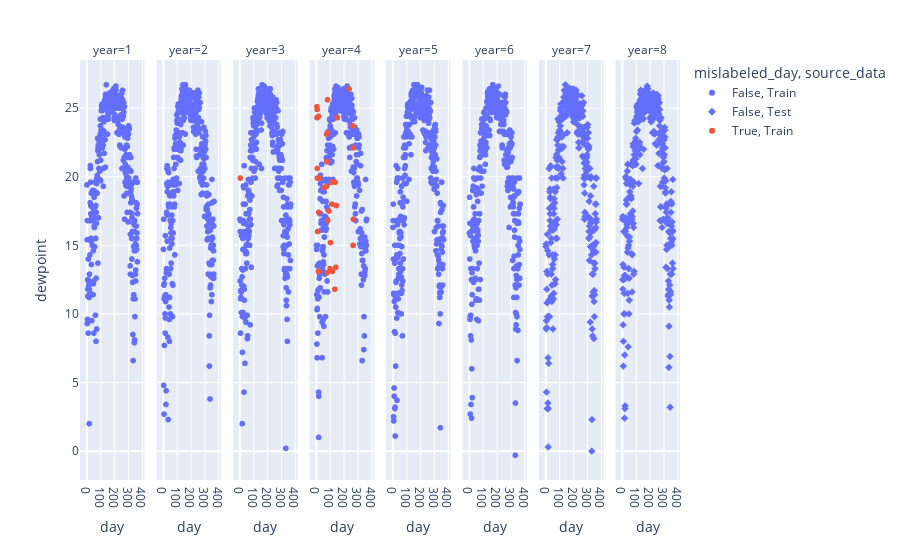
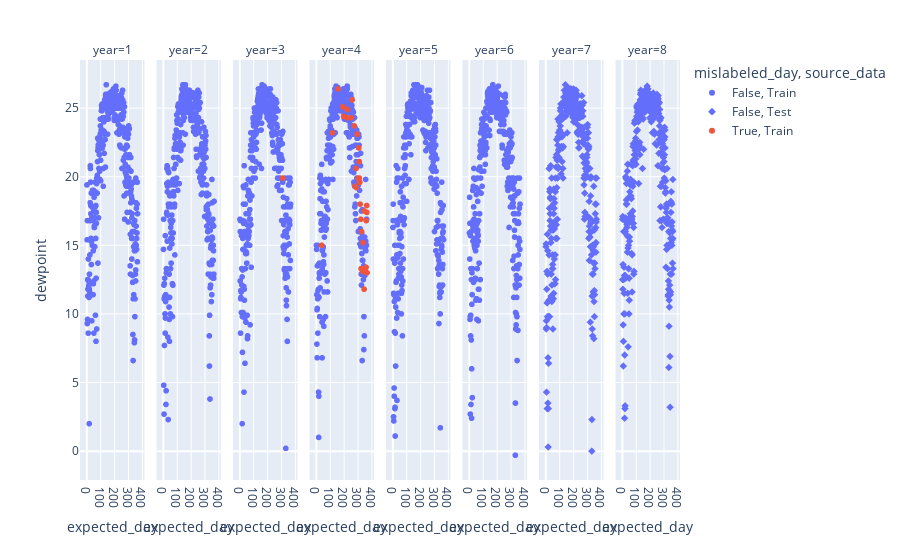
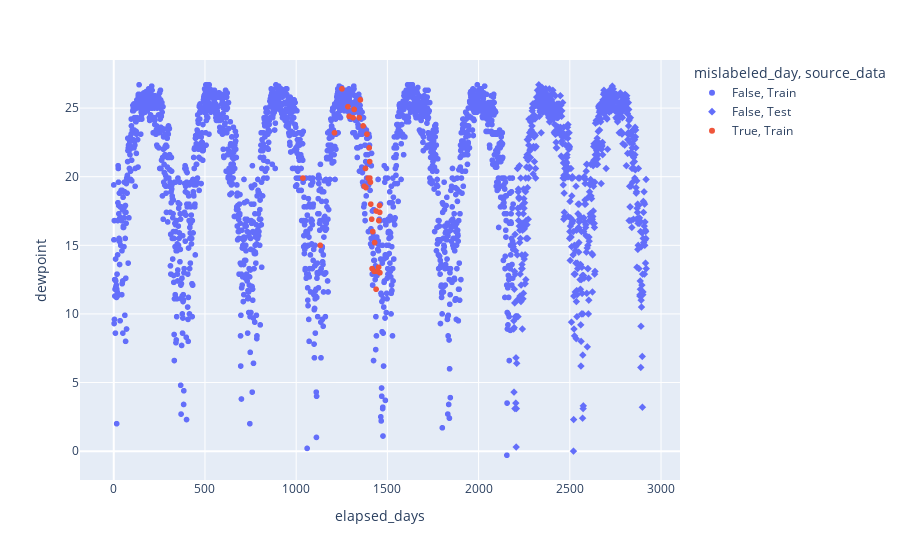

These figures' notebook cell, in order:
### Code cell
fig = px.scatter(combined_df, x='day', y='dewpoint', symbol='source_data', color='mislabeled_day', facet_col='year')
fig.show()
fig = px.scatter(combined_df, x='expected_day', y='dewpoint', symbol='source_data', color='mislabeled_day', facet_col='year')
fig.show()
fig = px.scatter(combined_df, x='elapsed_days', y='dewpoint', symbol='source_data', color='mislabeled_day')
fig.show()

### Figure 1 — Plotly figure (JSON) as saved in the notebook; plotly's stock layout.template omitted (floating-point values rounded to 4 significant figures; data arrays with more than 128 entries replaced by an {"elided": "..."} marker saying what was removed)
{"data": [{"hovertemplate": "mislabeled_day=False<br>source_data=Train<br>year=1<br>day=%{x}<br>dewpoint=%{y}<extra></extra>", "legendgroup": "False, Train", "marker": {"color": "#636efa", "symbol": "circle"}, "mode": "markers", "name": "False, Train", "showlegend": true, "type": "scattergl", "x": {"elided": "365 int values"}, "xaxis": "x", "y": {"elided": "365 float values"}, "yaxis": "y"}, {"hovertemplate": "mislabeled_day=False<br>source_data=Train<br>year=2<br>day=%{x}<br>dewpoint=%{y}<extra></extra>", "legendgroup": "False, Train", "marker": {"color": "#636efa", "symbol": "circle"}, "mode": "markers", "name": "False, Train", "showlegend": false, "type": "scattergl", "x": {"elided": "365 int values"}, "xaxis": "x2", "y": {"elided": "365 float values"}, "yaxis": "y2"}, {"hovertemplate": "mislabeled_day=False<br>source_data=Train<br>year=3<br>day=%{x}<br>dewpoint=%{y}<extra></extra>", "legendgroup": "False, Train", "marker": {"color": "#636efa", "symbol": "circle"}, "mode": "markers", "name": "False, Train", "showlegend": false, "type": "scattergl", "x": {"elided": "364 int values"}, "xaxis": "x3", "y": {"elided": "364 float values"}, "yaxis": "y3"}, {"hovertemplate": "mislabeled_day=False<br>source_data=Train<br>year=4<br>day=%{x}<br>dewpoint=%{y}<extra></extra>", "legendgroup": "False, Train", "marker": {"color": "#636efa", "symbol": "circle"}, "mode": "markers", "name": "False, Train", "showlegend": false, "type": "scattergl", "x": {"elided": "331 int values"}, "xaxis": "x4", "y": {"elided": "331 float values"}, "yaxis": "y4"}, {"hovertemplate": "mislabeled_day=False<br>source_data=Train<br>year=5<br>day=%{x}<br>dewpoint=%{y}<extra></extra>", "legendgroup": "False, Train", "marker": {"color": "#636efa", "symbol": "circle"}, "mode": "markers", "name": "False, Train", "showlegend": false, "type": "scattergl", "x": {"elided": "365 int values"}, "xaxis": "x5", "y": {"elided": "365 float values"}, "yaxis": "y5"}, {"hovertemplate": "mislabeled_day=False<br>source_data=Train<br>year=6<br>day=%{x}<br>dewpoint=%{y}<extra></extra>", "legendgroup": "False, Train", "marker": {"color": "#636efa", "symbol": "circle"}, "mode": "markers", "name": "False, Train", "showlegend": false, "type": "scattergl", "x": {"elided": "365 int values"}, "xaxis": "x6", "y": {"elided": "365 float values"}, "yaxis": "y6"}, {"hovertemplate": "mislabeled_day=False<br>source_data=Test<br>year=7<br>day=%{x}<br>dewpoint=%{y}<extra></extra>", "legendgroup": "False, Test", "marker": {"color": "#636efa", "symbol": "diamond"}, "mode": "markers", "name": "False, Test", "showlegend": true, "type": "scattergl", "x": {"elided": "365 int values"}, "xaxis": "x7", "y": {"elided": "365 float values"}, "yaxis": "y7"}, {"hovertemplate": "mislabeled_day=False<br>source_data=Test<br>year=8<br>day=%{x}<br>dewpoint=%{y}<extra></extra>", "legendgroup": "False, Test", "marker": {"color": "#636efa", "symbol": "diamond"}, "mode": "markers", "name": "False, Test", "showlegend": false, "type": "scattergl", "x": {"elided": "365 int values"}, "xaxis": "x8", "y": {"elided": "365 float values"}, "yaxis": "y8"}, {"hovertemplate": "mislabeled_day=True<br>source_data=Train<br>year=3<br>day=%{x}<br>dewpoint=%{y}<extra></extra>", "legendgroup": "True, Train", "marker": {"color": "#EF553B", "symbol": "circle"}, "mode": "markers", "name": "True, Train", "showlegend": true, "type": "scattergl", "x": [3], "xaxis": "x3", "y": [19.9], "yaxis": "y3"}, {"hovertemplate": "mislabeled_day=True<br>source_data=Train<br>year=4<br>day=%{x}<br>dewpoint=%{y}<extra></extra>", "legendgroup": "True, Train", "marker": {"color": "#EF553B", "symbol": "circle"}, "mode": "markers", "name": "True, Train", "showlegend": false, "type": "scattergl", "x": [265, 80, 236, 4, 16, 5, 6, 151, 81, 264, 74, 7, 57, 75, 8, 266, 76, 22, 135, 111, 112, 267, 99, 9, 116, 102, 133, 91, 15, 140, 82, 144, 17, 78], "xaxis": "x4", "y": [15, 23.2, 26.4, 25.1, 24.4, 24.3, 24.9, 24.3, 25.6, 23.7, 19.3, 20.6, 19.2, 23.1, 19.9, 22.1, 21.1, 19.9, 19.6, 19.6, 18, 16.9, 13.3, 16, 13.1, 15.2, 11.8, 17.5, 13.1, 13.4, 16.8, 17.9, 17.4, 13], "yaxis": "y4"}], "layout": {"annotations": [{"font": {}, "showarrow": false, "text": "year=1", "x": 0.05375, "xanchor": "center", "xref": "paper", "y": 1, "yanchor": "bottom", "yref": "paper"}, {"font": {}, "showarrow": false, "text": "year=2", "x": 0.1812, "xanchor": "center", "xref": "paper", "y": 1, "yanchor": "bottom", "yref": "paper"}, {"font": {}, "showarrow": false, "text": "year=3", "x": 0.3087, "xanchor": "center", "xref": "paper", "y": 1, "yanchor": "bottom", "yref": "paper"}, {"font": {}, "showarrow": false, "text": "year=4", "x": 0.4363, "xanchor": "center", "xref": "paper", "y": 1, "yanchor": "bottom", "yref": "paper"}, {"font": {}, "showarrow": false, "text": "year=5", "x": 0.5637, "xanchor": "center", "xref": "paper", "y": 1, "yanchor": "bottom", "yref": "paper"}, {"font": {}, "showarrow": false, "text": "year=6", "x": 0.6912, "xanchor": "center", "xref": "paper", "y": 1, "yanchor": "bottom", "yref": "paper"}, {"font": {}, "showarrow": false, "text": "year=7", "x": 0.8188, "xanchor": "center", "xref": "paper", "y": 1, "yanchor": "bottom", "yref": "paper"}, {"font": {}, "showarrow": false, "text": "year=8", "x": 0.9463, "xanchor": "center", "xref": "paper", "y": 1, "yanchor": "bottom", "yref": "paper"}], "legend": {"title": {"text": "mislabeled_day, source_data"}, "tracegroupgap": 0}, "margin": {"t": 60}, "xaxis": {"anchor": "y", "domain": [0, 0.1075], "title": {"text": "day"}}, "xaxis2": {"anchor": "y2", "domain": [0.1275, 0.235], "matches": "x", "title": {"text": "day"}}, "xaxis3": {"anchor": "y3", "domain": [0.255, 0.3625], "matches": "x", "title": {"text": "day"}}, "xaxis4": {"anchor": "y4", "domain": [0.3825, 0.49], "matches": "x", "title": {"text": "day"}}, "xaxis5": {"anchor": "y5", "domain": [0.51, 0.6175], "matches": "x", "title": {"text": "day"}}, "xaxis6": {"anchor": "y6", "domain": [0.6375, 0.745], "matches": "x", "title": {"text": "day"}}, "xaxis7": {"anchor": "y7", "domain": [0.765, 0.8725], "matches": "x", "title": {"text": "day"}}, "xaxis8": {"anchor": "y8", "domain": [0.8925, 1], "matches": "x", "title": {"text": "day"}}, "yaxis": {"anchor": "x", "domain": [0, 1], "title": {"text": "dewpoint"}}, "yaxis2": {"anchor": "x2", "domain": [0, 1], "matches": "y", "showticklabels": false}, "yaxis3": {"anchor": "x3", "domain": [0, 1], "matches": "y", "showticklabels": false}, "yaxis4": {"anchor": "x4", "domain": [0, 1], "matches": "y", "showticklabels": false}, "yaxis5": {"anchor": "x5", "domain": [0, 1], "matches": "y", "showticklabels": false}, "yaxis6": {"anchor": "x6", "domain": [0, 1], "matches": "y", "showticklabels": false}, "yaxis7": {"anchor": "x7", "domain": [0, 1], "matches": "y", "showticklabels": false}, "yaxis8": {"anchor": "x8", "domain": [0, 1], "matches": "y", "showticklabels": false}}}

### Figure 2 — Plotly figure (JSON) as saved in the notebook; plotly's stock layout.template omitted (floating-point values rounded to 4 significant figures; data arrays with more than 128 entries replaced by an {"elided": "..."} marker saying what was removed)
{"data": [{"hovertemplate": "mislabeled_day=False<br>source_data=Train<br>year=1<br>expected_day=%{x}<br>dewpoint=%{y}<extra></extra>", "legendgroup": "False, Train", "marker": {"color": "#636efa", "symbol": "circle"}, "mode": "markers", "name": "False, Train", "showlegend": true, "type": "scattergl", "x": {"elided": "365 int values"}, "xaxis": "x", "y": {"elided": "365 float values"}, "yaxis": "y"}, {"hovertemplate": "mislabeled_day=False<br>source_data=Train<br>year=2<br>expected_day=%{x}<br>dewpoint=%{y}<extra></extra>", "legendgroup": "False, Train", "marker": {"color": "#636efa", "symbol": "circle"}, "mode": "markers", "name": "False, Train", "showlegend": false, "type": "scattergl", "x": {"elided": "365 int values"}, "xaxis": "x2", "y": {"elided": "365 float values"}, "yaxis": "y2"}, {"hovertemplate": "mislabeled_day=False<br>source_data=Train<br>year=3<br>expected_day=%{x}<br>dewpoint=%{y}<extra></extra>", "legendgroup": "False, Train", "marker": {"color": "#636efa", "symbol": "circle"}, "mode": "markers", "name": "False, Train", "showlegend": false, "type": "scattergl", "x": {"elided": "364 int values"}, "xaxis": "x3", "y": {"elided": "364 float values"}, "yaxis": "y3"}, {"hovertemplate": "mislabeled_day=False<br>source_data=Train<br>year=4<br>expected_day=%{x}<br>dewpoint=%{y}<extra></extra>", "legendgroup": "False, Train", "marker": {"color": "#636efa", "symbol": "circle"}, "mode": "markers", "name": "False, Train", "showlegend": false, "type": "scattergl", "x": {"elided": "331 int values"}, "xaxis": "x4", "y": {"elided": "331 float values"}, "yaxis": "y4"}, {"hovertemplate": "mislabeled_day=False<br>source_data=Train<br>year=5<br>expected_day=%{x}<br>dewpoint=%{y}<extra></extra>", "legendgroup": "False, Train", "marker": {"color": "#636efa", "symbol": "circle"}, "mode": "markers", "name": "False, Train", "showlegend": false, "type": "scattergl", "x": {"elided": "365 int values"}, "xaxis": "x5", "y": {"elided": "365 float values"}, "yaxis": "y5"}, {"hovertemplate": "mislabeled_day=False<br>source_data=Train<br>year=6<br>expected_day=%{x}<br>dewpoint=%{y}<extra></extra>", "legendgroup": "False, Train", "marker": {"color": "#636efa", "symbol": "circle"}, "mode": "markers", "name": "False, Train", "showlegend": false, "type": "scattergl", "x": {"elided": "365 int values"}, "xaxis": "x6", "y": {"elided": "365 float values"}, "yaxis": "y6"}, {"hovertemplate": "mislabeled_day=False<br>source_data=Test<br>year=7<br>expected_day=%{x}<br>dewpoint=%{y}<extra></extra>", "legendgroup": "False, Test", "marker": {"color": "#636efa", "symbol": "diamond"}, "mode": "markers", "name": "False, Test", "showlegend": true, "type": "scattergl", "x": {"elided": "365 int values"}, "xaxis": "x7", "y": {"elided": "365 float values"}, "yaxis": "y7"}, {"hovertemplate": "mislabeled_day=False<br>source_data=Test<br>year=8<br>expected_day=%{x}<br>dewpoint=%{y}<extra></extra>", "legendgroup": "False, Test", "marker": {"color": "#636efa", "symbol": "diamond"}, "mode": "markers", "name": "False, Test", "showlegend": false, "type": "scattergl", "x": {"elided": "365 int values"}, "xaxis": "x8", "y": {"elided": "365 float values"}, "yaxis": "y8"}, {"hovertemplate": "mislabeled_day=True<br>source_data=Train<br>year=3<br>expected_day=%{x}<br>dewpoint=%{y}<extra></extra>", "legendgroup": "True, Train", "marker": {"color": "#EF553B", "symbol": "circle"}, "mode": "markers", "name": "True, Train", "showlegend": true, "type": "scattergl", "x": [308], "xaxis": "x3", "y": [19.9], "yaxis": "y3"}, {"hovertemplate": "mislabeled_day=True<br>source_data=Train<br>year=4<br>expected_day=%{x}<br>dewpoint=%{y}<extra></extra>", "legendgroup": "True, Train", "marker": {"color": "#EF553B", "symbol": "circle"}, "mode": "markers", "name": "True, Train", "showlegend": false, "type": "scattergl", "x": [38, 116, 157, 190, 196, 218, 224, 252, 258, 273, 279, 286, 288, 294, 301, 306, 309, 310, 312, 313, 315, 320, 322, 326, 334, 336, 344, 345, 351, 358, 359, 363, 364, 365], "xaxis": "x4", "y": [15, 23.2, 26.4, 25.1, 24.4, 24.3, 24.9, 24.3, 25.6, 23.7, 19.3, 20.6, 19.2, 23.1, 19.9, 22.1, 21.1, 19.9, 19.6, 19.6, 18, 16.9, 13.3, 16, 13.1, 15.2, 11.8, 17.5, 13.1, 13.4, 16.8, 17.9, 17.4, 13], "yaxis": "y4"}], "layout": {"annotations": [{"font": {}, "showarrow": false, "text": "year=1", "x": 0.05375, "xanchor": "center", "xref": "paper", "y": 1, "yanchor": "bottom", "yref": "paper"}, {"font": {}, "showarrow": false, "text": "year=2", "x": 0.1812, "xanchor": "center", "xref": "paper", "y": 1, "yanchor": "bottom", "yref": "paper"}, {"font": {}, "showarrow": false, "text": "year=3", "x": 0.3087, "xanchor": "center", "xref": "paper", "y": 1, "yanchor": "bottom", "yref": "paper"}, {"font": {}, "showarrow": false, "text": "year=4", "x": 0.4363, "xanchor": "center", "xref": "paper", "y": 1, "yanchor": "bottom", "yref": "paper"}, {"font": {}, "showarrow": false, "text": "year=5", "x": 0.5637, "xanchor": "center", "xref": "paper", "y": 1, "yanchor": "bottom", "yref": "paper"}, {"font": {}, "showarrow": false, "text": "year=6", "x": 0.6912, "xanchor": "center", "xref": "paper", "y": 1, "yanchor": "bottom", "yref": "paper"}, {"font": {}, "showarrow": false, "text": "year=7", "x": 0.8188, "xanchor": "center", "xref": "paper", "y": 1, "yanchor": "bottom", "yref": "paper"}, {"font": {}, "showarrow": false, "text": "year=8", "x": 0.9463, "xanchor": "center", "xref": "paper", "y": 1, "yanchor": "bottom", "yref": "paper"}], "legend": {"title": {"text": "mislabeled_day, source_data"}, "tracegroupgap": 0}, "margin": {"t": 60}, "xaxis": {"anchor": "y", "domain": [0, 0.1075], "title": {"text": "expected_day"}}, "xaxis2": {"anchor": "y2", "domain": [0.1275, 0.235], "matches": "x", "title": {"text": "expected_day"}}, "xaxis3": {"anchor": "y3", "domain": [0.255, 0.3625], "matches": "x", "title": {"text": "expected_day"}}, "xaxis4": {"anchor": "y4", "domain": [0.3825, 0.49], "matches": "x", "title": {"text": "expected_day"}}, "xaxis5": {"anchor": "y5", "domain": [0.51, 0.6175], "matches": "x", "title": {"text": "expected_day"}}, "xaxis6": {"anchor": "y6", "domain": [0.6375, 0.745], "matches": "x", "title": {"text": "expected_day"}}, "xaxis7": {"anchor": "y7", "domain": [0.765, 0.8725], "matches": "x", "title": {"text": "expected_day"}}, "xaxis8": {"anchor": "y8", "domain": [0.8925, 1], "matches": "x", "title": {"text": "expected_day"}}, "yaxis": {"anchor": "x", "domain": [0, 1], "title": {"text": "dewpoint"}}, "yaxis2": {"anchor": "x2", "domain": [0, 1], "matches": "y", "showticklabels": false}, "yaxis3": {"anchor": "x3", "domain": [0, 1], "matches": "y", "showticklabels": false}, "yaxis4": {"anchor": "x4", "domain": [0, 1], "matches": "y", "showticklabels": false}, "yaxis5": {"anchor": "x5", "domain": [0, 1], "matches": "y", "showticklabels": false}, "yaxis6": {"anchor": "x6", "domain": [0, 1], "matches": "y", "showticklabels": false}, "yaxis7": {"anchor": "x7", "domain": [0, 1], "matches": "y", "showticklabels": false}, "yaxis8": {"anchor": "x8", "domain": [0, 1], "matches": "y", "showticklabels": false}}}

### Figure 3 — Plotly figure (JSON) as saved in the notebook; plotly's stock layout.template omitted (floating-point values rounded to 4 significant figures; data arrays with more than 128 entries replaced by an {"elided": "..."} marker saying what was removed)
{"data": [{"hovertemplate": "mislabeled_day=False<br>source_data=Train<br>elapsed_days=%{x}<br>dewpoint=%{y}<extra></extra>", "legendgroup": "False, Train", "marker": {"color": "#636efa", "symbol": "circle"}, "mode": "markers", "name": "False, Train", "showlegend": true, "type": "scattergl", "x": {"elided": "2155 int values"}, "xaxis": "x", "y": {"elided": "2155 float values"}, "yaxis": "y"}, {"hovertemplate": "mislabeled_day=False<br>source_data=Test<br>elapsed_days=%{x}<br>dewpoint=%{y}<extra></extra>", "legendgroup": "False, Test", "marker": {"color": "#636efa", "symbol": "diamond"}, "mode": "markers", "name": "False, Test", "showlegend": true, "type": "scattergl", "x": {"elided": "730 int values"}, "xaxis": "x", "y": {"elided": "730 float values"}, "yaxis": "y"}, {"hovertemplate": "mislabeled_day=True<br>source_data=Train<br>elapsed_days=%{x}<br>dewpoint=%{y}<extra></extra>", "legendgroup": "True, Train", "marker": {"color": "#EF553B", "symbol": "circle"}, "mode": "markers", "name": "True, Train", "showlegend": true, "type": "scattergl", "x": [1037, 1132, 1210, 1251, 1284, 1290, 1312, 1318, 1346, 1352, 1367, 1373, 1380, 1382, 1388, 1395, 1400, 1403, 1404, 1406, 1407, 1409, 1414, 1416, 1420, 1428, 1430, 1438, 1439, 1445, 1452, 1453, 1457, 1458, 1459], "xaxis": "x", "y": [19.9, 15, 23.2, 26.4, 25.1, 24.4, 24.3, 24.9, 24.3, 25.6, 23.7, 19.3, 20.6, 19.2, 23.1, 19.9, 22.1, 21.1, 19.9, 19.6, 19.6, 18, 16.9, 13.3, 16, 13.1, 15.2, 11.8, 17.5, 13.1, 13.4, 16.8, 17.9, 17.4, 13], "yaxis": "y"}], "layout": {"legend": {"title": {"text": "mislabeled_day, source_data"}, "tracegroupgap": 0}, "margin": {"t": 60}, "xaxis": {"anchor": "y", "domain": [0, 1], "title": {"text": "elapsed_days"}}, "yaxis": {"anchor": "x", "domain": [0, 1], "title": {"text": "dewpoint"}}}}
